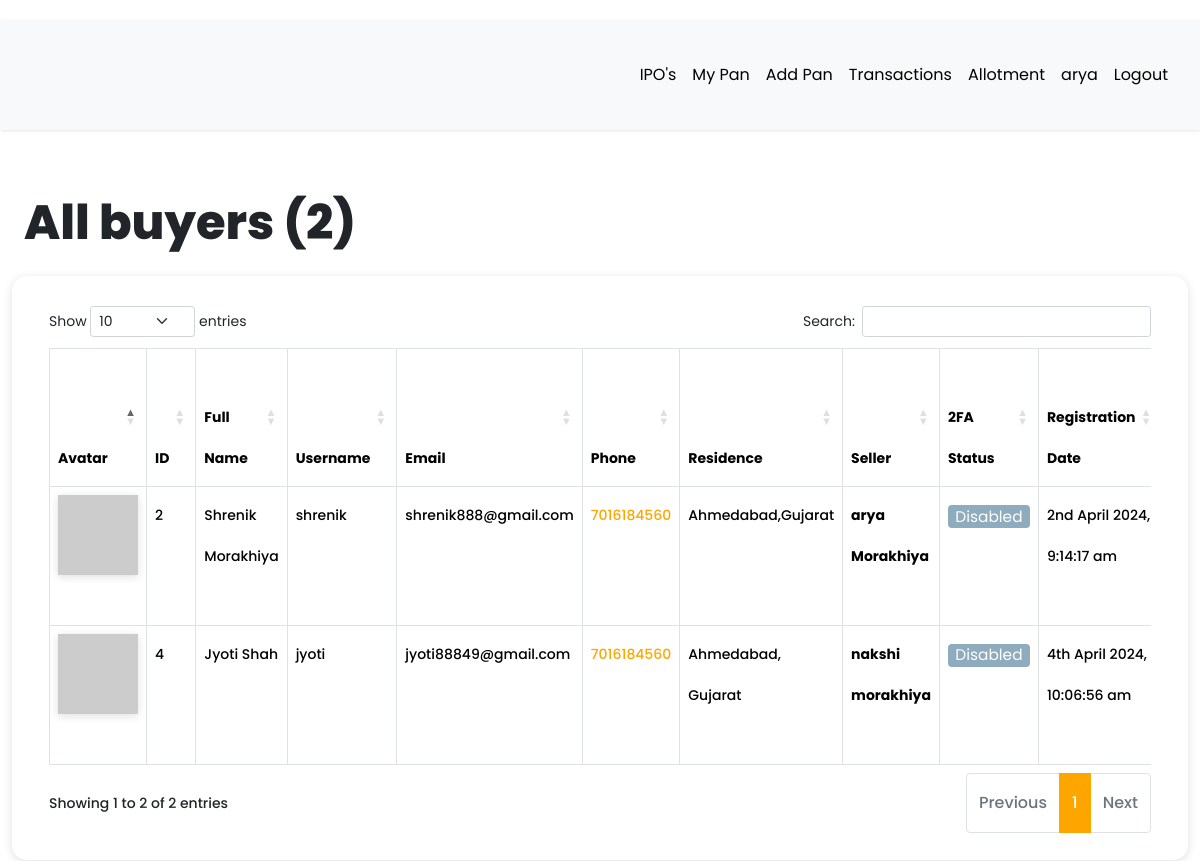
/dashboard/all-buyers (signed in), run on the app's committed database.
### app/models.py (models this page shows, shortened)
class User(db.Model, UserMixin):
    __tablename__ = "user"
    id = db.Column(db.Integer, primary_key=True)
    first_name = db.Column(db.String(64), index=True, default="First Name", nullable=False)
    last_name = db.Column(db.String(64), index=True, default="Last Name", nullable=False)
    username = db.Column(db.String(64), index=True, unique=True, nullable=False)
    email = db.Column(db.String(128), index=True, unique=True, nullable=False)
    password_hash = db.Column(db.String(128))
    confirm_password = db.Column(db.String(128))
    phone_number = db.Column(db.String(20), default="7016184560", nullable=False)
    verification_phone = db.Column(db.String(20))
    active = db.Column(db.Boolean, nullable=False, default=True)
    delete_account = db.Column(db.Boolean, default=False)
    registered_at = db.Column(db.DateTime, default=datetime.utcnow, nullable=False)
    emails = db.relationship("Email", backref="author", lazy="dynamic")
    type = db.Column(db.String(64))
    __mapper_args__ = {"polymorphic_identity": "user", "polymorphic_on": "type"}
    def two_factor_enabled(self):
        return self.verification_phone is not None
    @property
    def is_active(self):
        return self.active
    def avatar(self, size):
        digest = md5(self.email.lower().encode("utf-8")).hexdigest()
        return f"https://www.gravatar.com/avatar/{digest}?d=identicon&s={size}"

class Buyer(User):
    __tablename__ = "buyer"
    id = db.Column(
        db.Integer,
        db.ForeignKey("user.id", ondelete="CASCADE", name="fk_buyer_user_id"),  # Explicit FK name
        primary_key=True
    )
    current_residence = db.Column(db.String(64), default="Ahmedabad, Gujarat")
    __mapper_args__ = {"polymorphic_identity": "buyer", "polymorphic_load": "inline"}

class Seller(User):
    __tablename__ = "seller"
    id = db.Column(
        db.Integer,
        db.ForeignKey("user.id", ondelete="CASCADE", name="fk_seller_user_id"),  # Explicit FK name
        primary_key=True
    )
    current_residence = db.Column(db.String(64), default="Ahmedabad, Gujarat")
    buyer_id = db.Column(db.Integer, db.ForeignKey("buyer.id", ondelete="CASCADE"))
    buyer = db.relationship(
        "Buyer", backref="buyer", foreign_keys=[buyer_id], passive_deletes=True
    )
    __mapper_args__ = {"polymorphic_identity": "seller", "polymorphic_load": "inline"}

### app/routes.py (the view)
@app.route("/dashboard/all-buyers")
@login_required
def all_buyers():
    buyers = Buyer.query.all()
    all_registered_buyers = len(buyers)
    return render_template(
        "admin/all_buyers.html",
        title="All buyers",
        buyers=buyers,
        all_registered_buyers=all_registered_buyers,
    )

### app/models.py (called while the page is built)
@login.user_loader
def load_user(id):
    return User.query.get(int(id))

### app/templates/admin/all_buyers.html (shortened to what this page needs)
{% extends 'base.html' %}
{% block current_user_content %}
    <div class="container-fluid content">
        <div class="row">
            <div class="col-md-12">
                <h1 class="mt-4 mb-4">{{ title }} ({{ all_registered_buyers }})</h1>
            </div>
        </div>
        <div class="row users">
            <div class="col-md-12">
                <div class="table-responsive">
                    <table id="data" class="table table-hover table-bordered">
                        <thead>
                            <tr>
                                <th>Avatar</th>
                                <th>ID</th>
                                <th>Full Name</th>
                                <th>Username</th>
                                <th>Email</th>
                                <th>Phone</th>
                                <th>Residence</th>
                                <th>Seller</th>
                                <th>2FA Status</th>
                                <th>Registration Date</th>
                            </tr>
                        </thead>
                        <tbody>
                            {% for buyer in buyers %}
                                <tr>
                                    <td><img src="{{ buyer.avatar(25) }}"></td>
                                    <td>{{ buyer.id }}</td>
                                    <td>{{ buyer.first_name }} {{ buyer.last_name }}</td>
                                    <td>{{ buyer.username }}</td>
                                    <td>{{ buyer.email }}</td>
                                    <td><a href="https://wa.me/{{ buyer.phone_number | replace('+', '') }}?text=Hello%20From%20KavyaArya" target="_blank">{{ buyer.phone_number }}</a></td>
                                    <td>{{ buyer.current_residence }}</td>
                                    <td>
                                        {% for child in buyer.buyer %}
                                            <strong>{{ child.first_name }} {{ child.last_name }}</strong> <br><br>
                                        {% endfor %}
                                    </td>
                                    {% if buyer.two_factor_enabled() %}
                                        <td><span class="label label-info"> Enabled </span></td>
                                    {% else %}
                                        <td><span class="label label-info"> Disabled </span></td>
                                    {% endif %}
                                    <td>{{ moment(buyer.registered_at).format('Do MMMM YYYY, h:mm:ss a') }}</td>
                                </tr>
                            {% endfor %}
                        </tbody>
                    </table>
                </div>
            </div>
        </div>
    </div>
{% endblock %}

### app/templates/base.html (shortened to what this page needs)
<!DOCTYPE html>
<html lang="eng">
<head>
  <link rel="stylesheet" href="https://cdnjs.cloudflare.com/ajax/libs/intl-tel-input/16.0.4/css/intlTelInput.css">
  <link rel="stylesheet" type="text/css" href="https://cdn.datatables.net/1.10.25/css/dataTables.bootstrap5.css">
  <link rel="stylesheet" href="../static/css/navbar.css">
  {% if current_user.is_authenticated %}
  <link rel="stylesheet" type="text/css" href="{{ url_for('static', filename='css/custom_current_user.css') }}"
    alt="52 Not available at this momoent">
  <link href="https://cdn.jsdelivr.net/npm/bootstrap@5.3.3/dist/css/bootstrap.min.css" rel="stylesheet"
>
  <link rel="stylesheet" href="../static/css/main.css">
  <link rel="stylesheet"
    href="https://cdnjs.cloudflare.com/ajax/libs/malihu-custom-scrollbar-plugin/3.1.5/jquery.mCustomScrollbar.min.css">
  {% endif %}
</head>
<body>
    {% if current_user.is_authenticated %}
    {% if current_user.is_active %}
    <div class="wrapper">
      <div id="content">
        <nav class="navbar navbar-expand-lg navbar-light bg-light">
          <div class="container-fluid">
            <div class="collapse navbar-collapse" id="navbarSupportedContent">
              <ul class="nav navbar-nav ms-auto">
                <li class="nav-item">
                  <a class="nav-link {{ 'link_disabled' if request.endpoint == 'view_product' else '' }}"
                    href="{{ url_for('view_product') }}" alt="459 Not available at this moment">IPO's</a>
                </li>
                <li class="nav-item">
                  <a class="nav-link {{ 'link_disabled' if request.endpoint == 'all_pan' else '' }}"
                    href="{{ url_for('all_pan') }}" alt="459 Not available at this moment">My Pan</a>
                </li>
                <li class="nav-item">
                  <a class="nav-link {{ 'link_disabled' if request.endpoint == 'add_pan' else '' }}"
                    href="{{ url_for('add_pan') }}" alt="459 Not available at this moment">Add Pan</a>
                </li>
                {% if current_user.type == "admin" or current_user.type == "buyer" %}
                <li class="nav-item">
                  <a class="nav-link {{ 'link_disabled' if request.endpoint == 'all_sellers' else '' }}"
                    href="{{ url_for('all_sellers') }}" alt="459 Not available at this moment">Transactions</a>
                </li>
                {% else %}
                <li class="nav-item">
                  <a class="nav-link {{ 'link_disabled' if request.endpoint == 'all_transaction' else '' }}"
                    href="{{ url_for('all_transaction') }}" alt="459 Not available at this moment">Transactions</a>
                </li>
                {% endif %}
                <li class="nav-item">
                  <a class="nav-link {{ 'link_disabled' if request.endpoint == 'checking_allotment' else '' }}"
                    href="{{ url_for('checking_allotment') }}" alt="459 Not available at this moment">Allotment</a>
                </li>
                <li class="nav-item ">
                  <a class="nav-link {{ 'link_disabled' if request.endpoint == 'dashboard' else '' }}"
                    href="{{ url_for('dashboard') }}" alt="459 Not available at this moment">{{ current_user.username
                    }}</a>
                </li>
                <li class="nav-item">
                  <a class="nav-link {{ 'link_disabled' if request.endpoint == 'logout' else '' }}"
                    href="{{ url_for('logout') }}" alt="459 Not available at this moment">Logout</a>
                </li>
              </ul>
            </div>
          </div>
        </nav>
        {% block current_user_content %}
        {% endblock %}
      </div>
    </div>
    {% endif %}
    {% endif %}
</body>
</html>

### app/static/css/navbar.css (style rules this page uses)
:root { --default-primary: #90f188; --default-secondary: #0f1d07; --container-gutter: clamp(2.5rem, 2.6455026455vw, 3.325rem); --theme-primary: var(--default-primary); --theme-secondary: var(--default-secondary); }

### app/static/css/custom_current_user.css (style rules this page uses)
body { font-family: 'Poppins', sans-serif; background: #fafafa; }
a, a:hover, a:focus { color: inherit; text-decoration: none; transition: all 0.3s; }
.navbar { padding: 15px 10px; background: #fff; border: none; border-radius: 0; margin-bottom: 40px; box-shadow: 1px 1px 3px #0000001a; }
.wrapper { display: flex; width: 100%; }
#content { width: calc(100%); padding-top: 20px; padding-bottom: 20px; min-height: 100vh; transition: all 0.3s; position: absolute; top: 0; right: 0; }
.users { margin-bottom: 25px; padding: 25px; border-radius: 15px; box-shadow: #63636333 0px 2px 8px 0px; }
.label { display: inline-block; font-weight: 400; line-height: 0.5; text-align: center; text-decoration: none; vertical-align: middle; cursor: pointer; -webkit-user-select: none; -moz-user-select: none; -ms-user-select: none; user-select: none; background-color: #e2e2e2; border: 1px solid transparent; padding: 0.4rem 0.4rem; font-size: 1.1em; border-radius: 0.25rem; transition: color 0.15s ease-in-out, background-color 0.15s ease-in-out, border-color 0.15s ease-in-out, box-shadow 0.15s ease-in-out; }
.label-info { background-color: #8fabbe; }
.label-info, .label-success, .label-warning, .label-danger, .label-info:hover, .label-success:hover, .label-warning:hover, .label-danger:hover { color: white; }
img { box-shadow: #63636333 0px 2px 8px 0px; }

### data on the page
User: username "arya"
Buyer: id "2", first_name "Shrenik", last_name "Morakhiya", username "shrenik", email "shrenik888@gmail.com", phone_number "7016184560", current_residence "Ahmedabad,Gujarat"
Seller: first_name "arya", last_name "Morakhiya"
User: registered_at "2nd April 2024, 9:14:17 am"
Buyer: id "4", first_name "Jyoti", last_name "Shah", username "jyoti", email "jyoti88849@gmail.com", phone_number "7016184560", current_residence "Ahmedabad, Gujarat"
Seller: first_name "nakshi", last_name "morakhiya"
User: registered_at "4th April 2024, 10:06:56 am"

### other printed values
{{ title }} "All buyers"
{{ all_registered_buyers }} "2"
